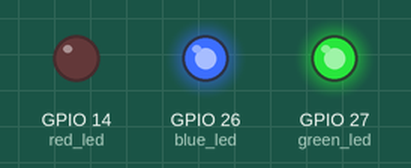
Simulated run of this sketch. Board: ESP32. On the bench: output pins drawn as LEDs (lit = HIGH).

Above: at 0.2 s.
At 1.7 s:
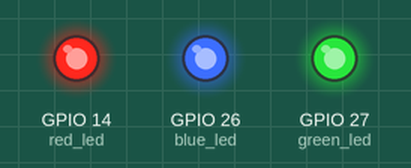
At 3.5 s:
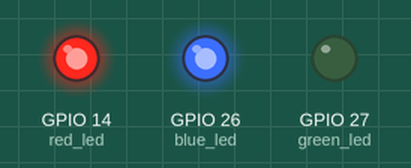
At 4.5 s:
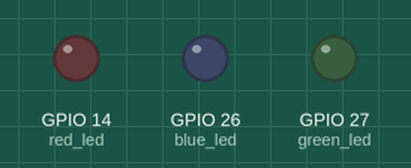
Timing chart, 0 to 6.5 s (numbered marks = the images above):
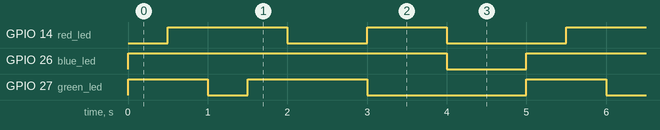

Measured:
- by itself, GPIO 14 (red_led): repeats every 5.0 s: LOW 1.0 s, HIGH 1.0 s, LOW 1.5 s, HIGH 1.5 s
- by itself, GPIO 26 (blue_led): alternates HIGH for 4.0 s and LOW for 1.0 s
- by itself, GPIO 27 (green_led): repeats every 5.0 s: LOW 0.50 s, HIGH 1.5 s, LOW 2.0 s, HIGH 1.0 s

The sketch:

sketch.ino
```cpp
int red_led = 14;
int green_led = 27;
int blue_led = 26;
int flickerDelay = 500;  // delay between intensity changes (in milliseconds)

void setup() {
  pinMode(red_led, OUTPUT);
  pinMode(green_led, OUTPUT);
  pinMode(blue_led, OUTPUT);
  // put your setup code here, to run once:

}

void loop() {
  blinking_red_color();
  blinking_green_color();
  red_color();
  green_color();
  white_color();
}
void led_color(int red_value, int green_value,int blue_value)
{
  analogWrite(red_led,red_value);
  analogWrite(green_led,green_value);
  analogWrite(blue_led,blue_value);
}

void red_color()
{
  digitalWrite(red_led, LOW);
  digitalWrite(green_led, HIGH);
  digitalWrite(blue_led, HIGH);
  delay(1000);
}

void blinking_red_color()
{
  digitalWrite(red_led, LOW);
  digitalWrite(green_led, HIGH);
  digitalWrite(blue_led, HIGH);
  delay(flickerDelay);
  digitalWrite(red_led,HIGH);
  digitalWrite(blue_led,HIGH);
  digitalWrite(green_led,HIGH);
  delay(flickerDelay);
}

void green_color()
{
  digitalWrite(red_led, HIGH);
  digitalWrite(green_led, LOW);
  digitalWrite(blue_led, HIGH);
  delay(1000);
}

void blinking_green_color()
{
  digitalWrite(red_led, HIGH);
  digitalWrite(green_led, LOW);
  digitalWrite(blue_led, HIGH);
  delay(flickerDelay);
  digitalWrite(red_led,HIGH);
  digitalWrite(blue_led,HIGH);
  digitalWrite(green_led,HIGH);
  delay(flickerDelay);
}

void white_color()
{
  digitalWrite(red_led, LOW);
  digitalWrite(green_led, LOW);
  digitalWrite(blue_led, LOW);
  delay(1000);
}
```
